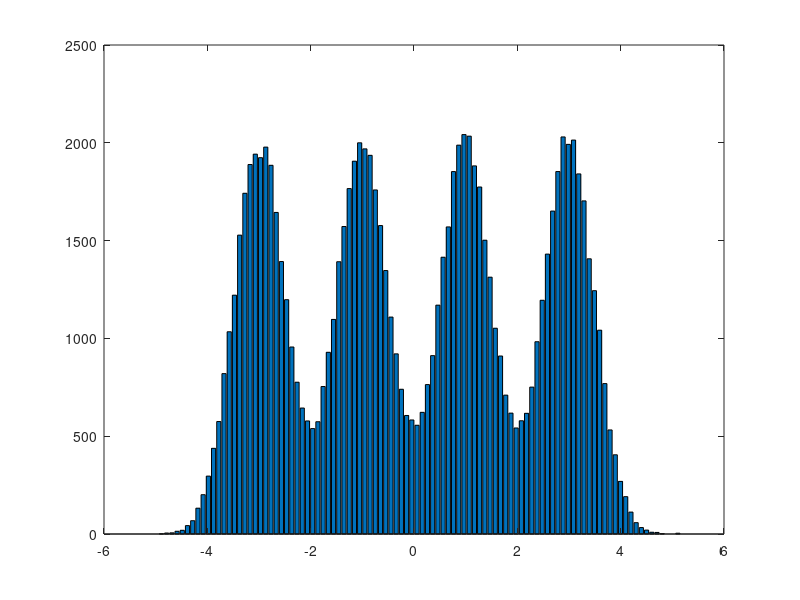

The MATLAB source for this figure: (Note: this script raises an error after producing the figure.)
% PTC3360 - 2019
% EP2: Simulacao de M-PAM

% Script para ser completado

clear

M=4;
EbN=7;                  % Relacao Eb/N (dB)
num=1e5;                  % Numero de si?mbolos gerados
Ep = 1;
Eb = (M^2-1)/(3*log2(M));
N = Eb/(10^(EbN/10));
NUSP = 10772925;
%--------------------

randn('seed',NUSP);
rand('seed',NUSP);

% Vetor com N variaveis aleatorias (v.a.) uniformes entre 0 e M
v=M*rand(1,num);

% v.a. discreta (0,1,....M-1)
v=fix(v);

% Amplitudes M-PAM
for i=1:1:M
    a(i)=(2*i-M-1);
end;

% Parcela do sinal na saida amostrada do filtro casado 
for i=1:1:num;
    for j=1:1:M
        if(v(i)==j-1)
            xo(i) = a(j);
        end;
    end;
end;

% Potencia do rui?do na sai?da amostrada do filtro casado
sig2=N/2;

% Parcela do rui?do na sai?da amostrada do filtro casado
no=sqrt(sig2)*randn(1,num);
 
% Sai?da amostrada do filtro casado
r=xo+no;

% Densidade de probabilidade de r
figure(1)
[n,b]=hist(r,100);  
fr=n;
bar(b,fr);
 
% Detecao dos si?mbolos
ad=zeros(1,num);
% Simbolo externo
ad(r<2-M)=-(M-1);
% Si?mbolos internos
%limiares: 
for i=1:M-1
    limiar(i) = (2*i - M);
end;

for i=2:M-1
    for j=1:num
        if r(j) > limiar(i-1);
            if r(j) < limiar(i);
                ad(j) = a(i);
            end;
        end;
    end;
end;

% Si?mbolo externo
ad(r>M-2)=M-1;

% Erros de si?mbolo
errs=(xo ~= ad);
% N?mero de erros de simbolo
soma = sum(errs)


% Probabilidade de erro de simbolo medida
PeM= soma/num; 

% Probabilidade de erro de bit resultante, admitindo um erro de bit por erro de simbolo
Pe=PeM/log2(M);
 
% Probabilidade de erro de bit calculada
% Argumento de Q(.)
w=sqrt((6*log2(M)*10^(EbN/10))/(M^2-1));
PeMc=2*(M-1)*q(w)/M;
Pec=PeMc/log2(M);
